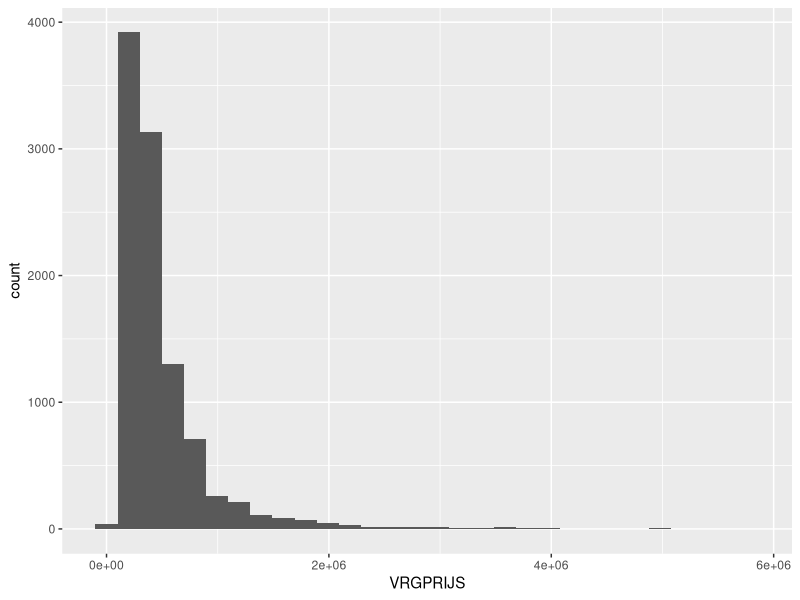
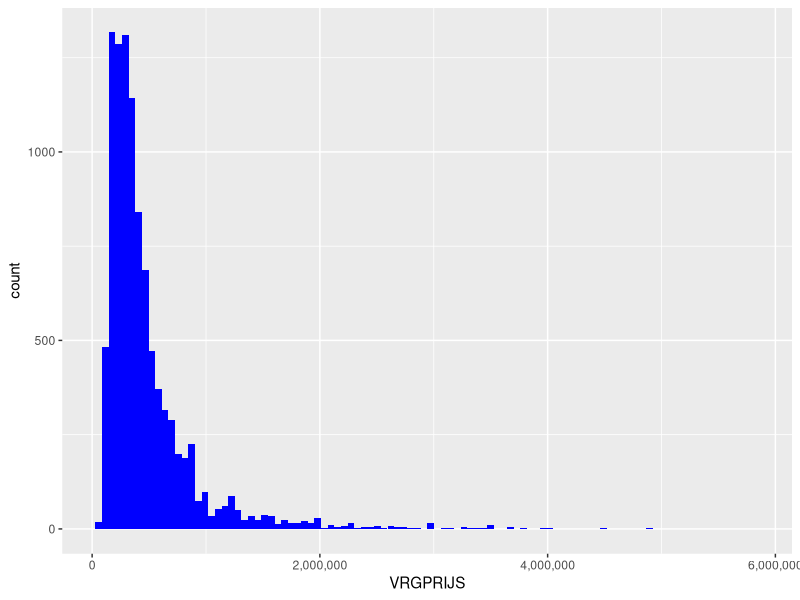
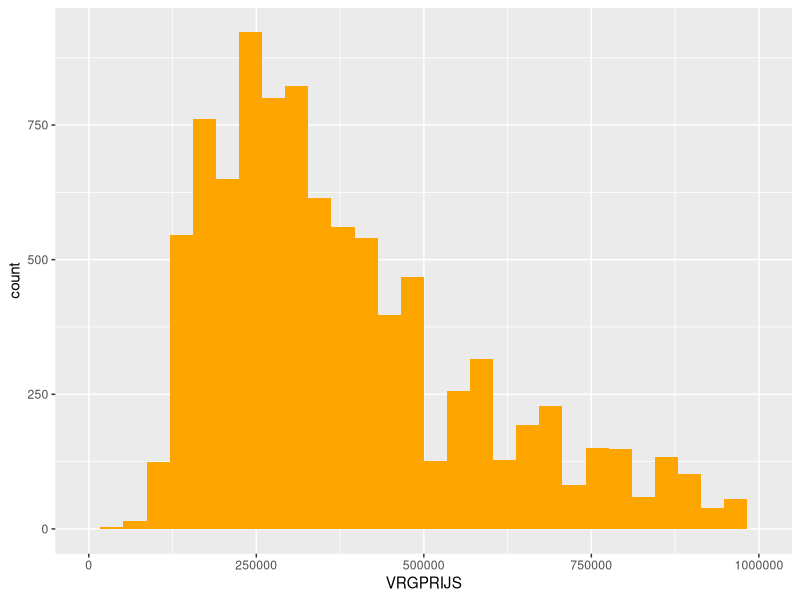
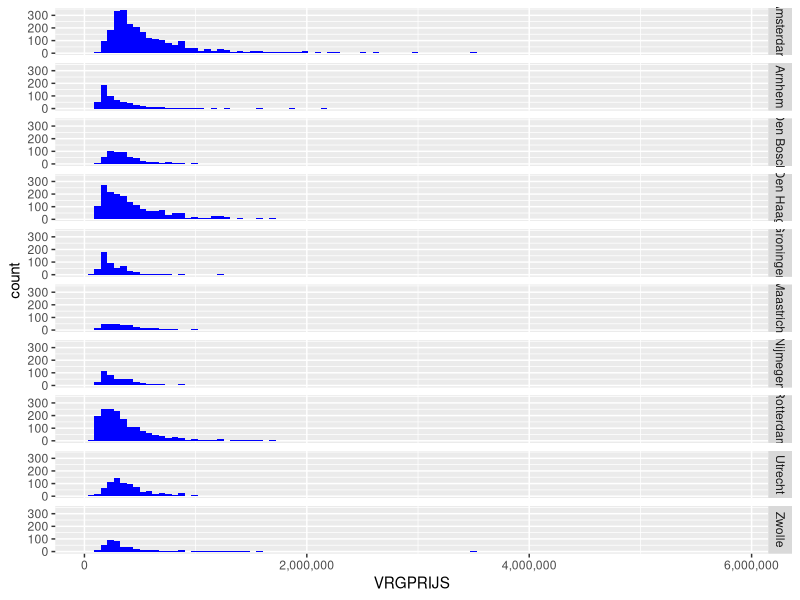
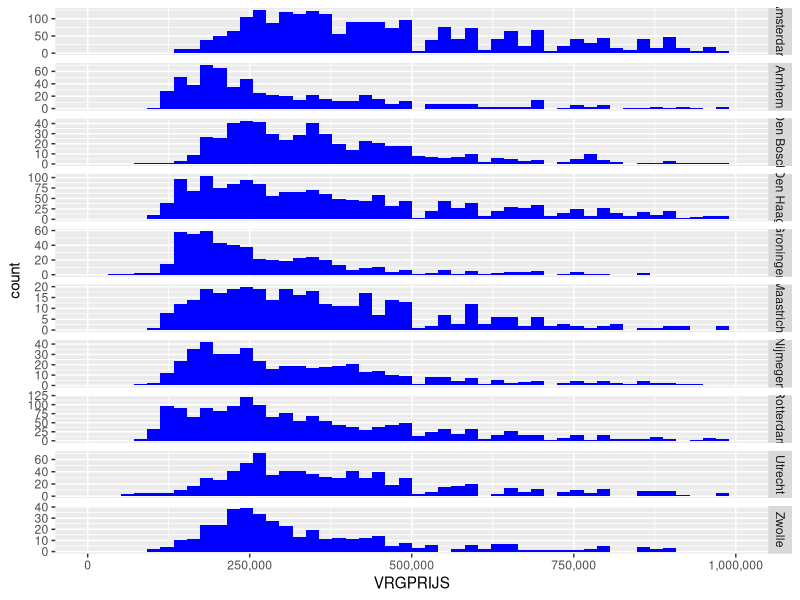
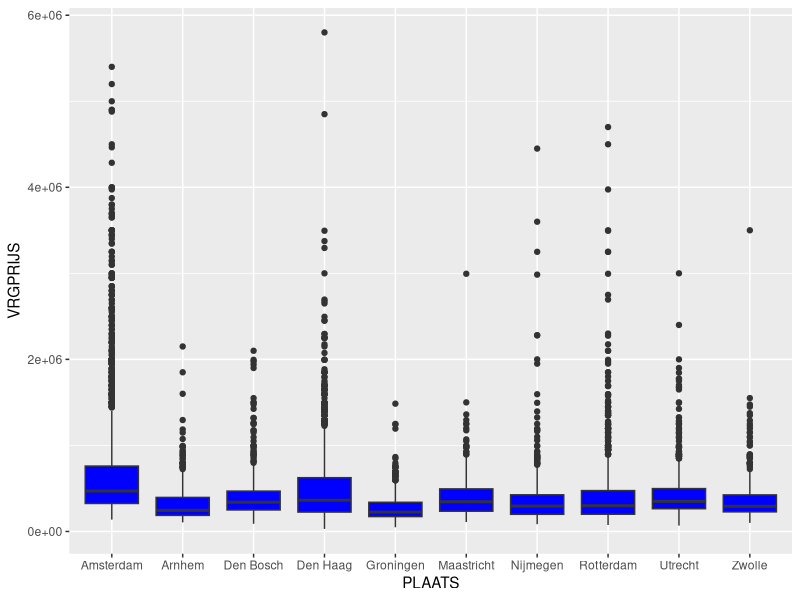

Recreate these plots in R, in order.
#### STANDAARD GRAFIEKEN IN R: HISTOGRAMMEN EN BOXPLOTS####

library(readr)   #read_csv() functie
library(ggplot2)
library(scales)   #nodig om wetenschappelijke notatie om te zetten

#inlezen bestand
funda <- read_csv("datafiles/2018-10-04_tekoop_funda.csv")


##### NUMERIEKE VARIABELE: HISTOGRAM #####

#variabele : VRGPRIJS
#histogram verdeling vraagprijzen
ggplot(data = funda, aes(x = VRGPRIJS)) +
  geom_histogram()

#varieren met aantal klassen
ggplot(data = funda, aes(x = VRGPRIJS)) +
  geom_histogram(fill = "blue", bins = 100) +
  
  #wetenschappelijke notatie bij x-as labels vervangen
  scale_x_continuous(label = comma)


#inzoomen op woningen met vraagprijs onder 1 mln
ggplot(data = funda, aes(x = VRGPRIJS)) +
  geom_histogram(fill = "orange", bins = 30) +
  xlim(c(0, 1000000))

## OPGAVE
#  Bestudeer de verdeling van vraagprijzen onder 1 mln
#  door te varieren met aantal bins



#Vergelijken vraagprijzen per plaats

ggplot(data = funda, aes(x = VRGPRIJS)) +
  geom_histogram(fill = "blue", bins = 100) +
  facet_grid(PLAATS~.) +
  #wetenschappelijke notatie bij x-as labels vervangen
  scale_x_continuous(label = comma)

#in bovenstaande grafiek wordt voor elke plaats 
#dezelfde schaalverdeling op de y-as gebruikt
#aantallen per plaats verschillen nogal
#optie is om de schaal op de y-as vrij te laten

ggplot(data = funda, aes(x = VRGPRIJS)) +
  geom_histogram(fill = "blue", bins = 50) +
  facet_grid(PLAATS~., scales = 'free_y') +
  #wetenschappelijke notatie bij x-as labels vervangen
  scale_x_continuous(label = comma, limits = c(0, 1000000))



##### NUMERIEKE VARIABELE: BOXPLOT #####

ggplot(data = funda, aes(x = PLAATS, y = VRGPRIJS)) +
  geom_boxplot(fill = "blue")

###OPGAVE genereer boxplots per plaats van woningen
#         met vraagprijs tot 1 mln
#         en draai de plaatsnamen bij de horizontale as 45 graden







